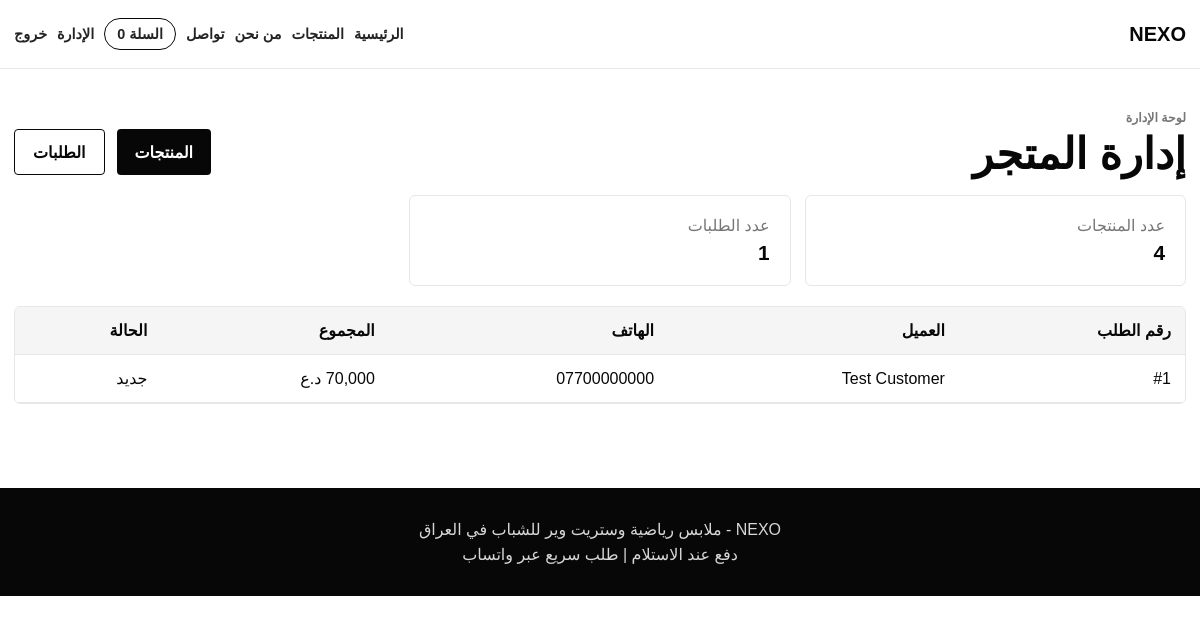
Page /admin (signed in) on the earlier database version.
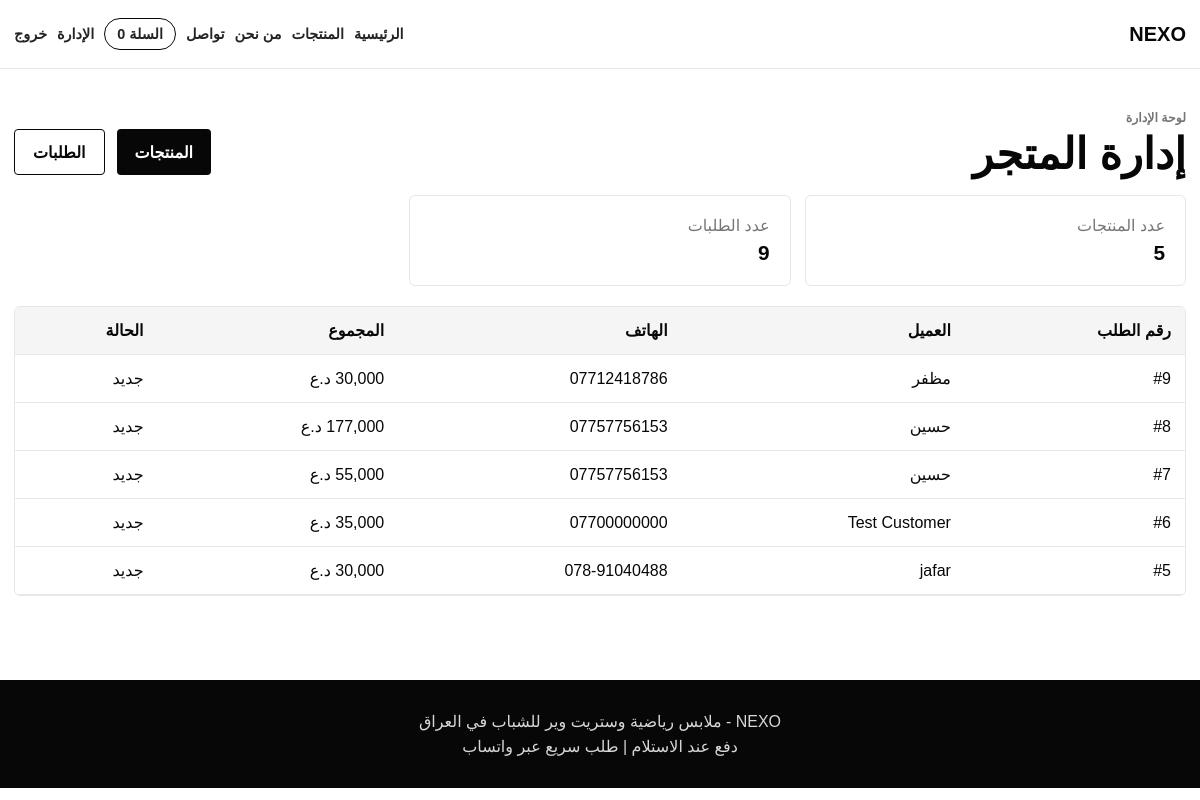
Same page on the later database version.
### tables this page shows
CREATE TABLE orders (
            id INTEGER PRIMARY KEY AUTOINCREMENT,
            customer_name TEXT NOT NULL,
            phone TEXT NOT NULL,
            city TEXT NOT NULL,
            address TEXT NOT NULL,
            notes TEXT,
            items TEXT NOT NULL,
            total REAL NOT NULL,
            status TEXT NOT NULL DEFAULT 'جديد',
            created_at TEXT NOT NULL
        );

### app.py (the view)
@app.route("/admin")
@admin_required
def admin():
    conn = get_db_connection()
    products_count = conn.execute("SELECT COUNT(*) FROM products").fetchone()[0]
    orders_count = conn.execute("SELECT COUNT(*) FROM orders").fetchone()[0]
    latest_orders = conn.execute("SELECT * FROM orders ORDER BY id DESC LIMIT 5").fetchall()
    conn.close()
    return render_template(
        "admin.html",
        products_count=products_count,
        orders_count=orders_count,
        latest_orders=latest_orders,
    )

### app.py (called while the page is built)
def get_db_connection():
    conn = sqlite3.connect(DATABASE)
    conn.row_factory = sqlite3.Row
    return conn

def admin_required(view_function):
    @wraps(view_function)
    def wrapper(*args, **kwargs):
        if session.get("role") != "admin":
            flash("يجب تسجيل الدخول كمدير للوصول إلى هذه الصفحة.")
            return redirect(url_for("login"))
        return view_function(*args, **kwargs)
    return wrapper

def format_price(price):
    return f"{int(price):,} د.ع"

def cart_count():
    return sum(session.get("cart", {}).values())

### templates/admin.html (shortened to what this page needs)
{% extends "base.html" %}
{% block content %}
<section class="page-section page-top">
    <div class="admin-header">
        <div>
            <p class="eyebrow">لوحة الإدارة</p>
            <h1>إدارة المتجر</h1>
        </div>
        <div class="admin-links">
            <a class="button-link" href="{{ url_for('admin_products') }}">المنتجات</a>
            <a class="ghost-link dark" href="{{ url_for('admin_orders') }}">الطلبات</a>
        </div>
    </div>
    <div class="stats-grid">
        <div class="stat-box">
            <span>عدد المنتجات</span>
            <strong>{{ products_count }}</strong>
        </div>
        <div class="stat-box">
            <span>عدد الطلبات</span>
            <strong>{{ orders_count }}</strong>
        </div>
    </div>
    <div class="admin-table-wrap">
        <table class="admin-table">
            <thead>
                <tr>
                    <th>رقم الطلب</th>
                    <th>العميل</th>
                    <th>الهاتف</th>
                    <th>المجموع</th>
                    <th>الحالة</th>
                </tr>
            </thead>
            <tbody>
                {% for order in latest_orders %}
                    <tr>
                        <td>#{{ order["id"] }}</td>
                        <td>{{ order["customer_name"] }}</td>
                        <td>{{ order["phone"] }}</td>
                        <td>{{ format_price(order["total"]) }}</td>
                        <td>{{ order["status"] }}</td>
                    </tr>
                {% else %}
                    <tr>
                        <td colspan="5">لا توجد طلبات حتى الآن.</td>
                    </tr>
                {% endfor %}
            </tbody>
        </table>
    </div>
</section>
{% endblock %}

### templates/base.html (shortened to what this page needs)
<!DOCTYPE html>
<html lang="ar" dir="rtl">
<head>
    <link rel="stylesheet" href="{{ url_for('static', filename='css/style.css') }}">
</head>
<body>
    <header class="site-header">
        <nav class="navbar">
            <a class="brand" href="{{ url_for('index') }}">{{ store_name }}</a>
            <div class="nav-links">
                <a href="{{ url_for('index') }}">الرئيسية</a>
                <a href="{{ url_for('products') }}">المنتجات</a>
                <a href="{{ url_for('about') }}">من نحن</a>
                <a href="{{ url_for('contact') }}">تواصل</a>
                <a class="cart-link" href="{{ url_for('cart') }}">السلة {{ cart_count() }}</a>
                {% if session.get("role") == "admin" %}
                    <a href="{{ url_for('admin') }}">الإدارة</a>
                {% endif %}
                {% if session.get("user_id") %}
                    <a href="{{ url_for('logout') }}">خروج</a>
                {% else %}
                    <a href="{{ url_for('login') }}">دخول</a>
                {% endif %}
            </div>
        </nav>
    </header>
    <main>
        {% block content %}{% endblock %}
    </main>
    <footer class="site-footer">
        <p>{{ store_name }} - ملابس رياضية وستريت وير للشباب في العراق</p>
        <p>دفع عند الاستلام | طلب سريع عبر واتساب</p>
    </footer>
</body>
</html>

### static/css/style.css (style rules this page uses)
* { box-sizing: border-box; }
:root { --black: #070707; --dark: #141414; --ink: #242424; --gray: #767676; --line: #e7e7e7; --soft: #f5f5f5; --white: #ffffff; }
body { margin: 0; direction: rtl; font-family: Tahoma, Arial, Helvetica, sans-serif; color: var(--black); background: var(--white); text-align: right; }
a { color: inherit; text-decoration: none; }
.site-header { position: sticky; top: 0; z-index: 20; background: rgba(255, 255, 255, 0.96); border-bottom: 1px solid var(--line); backdrop-filter: blur(12px); }
.navbar { width: min(1180px, calc(100% - 28px)); min-height: 68px; margin: 0 auto; display: flex; align-items: center; justify-content: space-between; gap: 16px; }
.brand { font-size: 1.25rem; font-weight: 900; color: var(--black); }
.nav-links { display: flex; align-items: center; justify-content: flex-start; flex-wrap: wrap; gap: 10px; font-size: 0.9rem; font-weight: 700; }
.nav-links a { color: var(--ink); }
.cart-link { border: 1px solid var(--black); border-radius: 999px; padding: 7px 12px; }
.hero h1, .page-top h1, .product-info h1, .brand-band h2, .success-page h1 { margin: 8px 0 14px; font-size: clamp(2.35rem, 11vw, 5.8rem); line-height: 0.98; letter-spacing: 0; }
.eyebrow { margin: 0 0 8px; color: var(--gray); font-size: 0.78rem; font-weight: 900; letter-spacing: 0; text-transform: uppercase; }
.hero-actions, .admin-links { display: flex; align-items: center; flex-wrap: wrap; gap: 12px; margin-top: 26px; }
button, .button-link, .ghost-link { display: inline-flex; align-items: center; justify-content: center; min-height: 46px; border: 0; border-radius: 4px; padding: 0 18px; font: inherit; font-weight: 900; cursor: pointer; }
button, .button-link { background: var(--black); color: var(--white); }
.ghost-link { border: 1px solid rgba(255, 255, 255, 0.75); color: var(--white); }
.ghost-link.dark { border-color: var(--black); color: var(--black); }
.page-section, .product-detail, .brand-band { width: min(1180px, calc(100% - 28px)); margin: 0 auto; padding: 44px 0; }
.page-top { padding-top: 34px; }
.section-heading, .admin-header, .order-head, .product-card-footer { display: flex; align-items: flex-end; justify-content: space-between; gap: 18px; }
.section-heading h2, .admin-header h1, .form-card h1, .summary-panel h2 { margin: 0; font-size: clamp(1.7rem, 6vw, 2.7rem); }
.product-card strong, .detail-price, .summary-panel strong, .stat-box strong { font-size: 1.3rem; font-weight: 900; }
.form-card, .summary-panel, .stat-box, .order-panel { border: 1px solid var(--line); border-radius: 6px; background: var(--white); padding: 20px; }
.admin-table-wrap { overflow-x: auto; border: 1px solid var(--line); border-radius: 6px; margin-top: 20px; }
.admin-table { width: 100%; min-width: 760px; border-collapse: collapse; }
.admin-table th, .admin-table td { padding: 14px; border-bottom: 1px solid var(--line); text-align: right; vertical-align: middle; }
.admin-table th { background: var(--soft); }
.stats-grid, .orders-list { display: grid; gap: 14px; margin-top: 20px; }
.stat-box span, .order-head span { display: block; color: var(--gray); margin-bottom: 6px; }
.site-footer { margin-top: 40px; padding: 26px 14px; background: var(--black); color: var(--white); text-align: center; }
.site-footer p { margin: 6px 0; color: #d7d7d7; }
@media (min-width: 680px) { .trust-strip, .stats-grid { grid-template-columns: repeat(3, 1fr); } }

Differences in the rows shown:
no longer on this page (row edited): orders: id "1", customer_name "Test Customer", phone "07700000000", total "70,000 د.ع", status "جديد"
added orders: id "9", customer_name "مظفر", phone "07712418786", total "30,000 د.ع", status "جديد"
added orders: id "8", customer_name "حسين", phone "07757756153", total "177,000 د.ع", status "جديد"
added orders: id "7", customer_name "حسين", phone "07757756153", total "55,000 د.ع", status "جديد"
added orders: id "6", customer_name "Test Customer", phone "07700000000", total "35,000 د.ع", status "جديد"
added orders: id "5", customer_name "jafar", phone "078-91040488", total "30,000 د.ع", status "جديد"
Other differences:
{{ products_count }}: "4" → "5"
{{ orders_count }}: "1" → "9"
